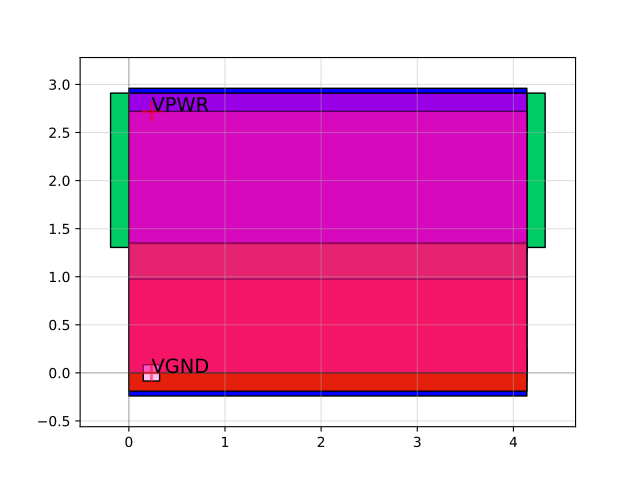

Reproduce this figure in Python.
import sky130

c = sky130.components.sky130_fd_sc_hd__buf_6()
c.plot()
